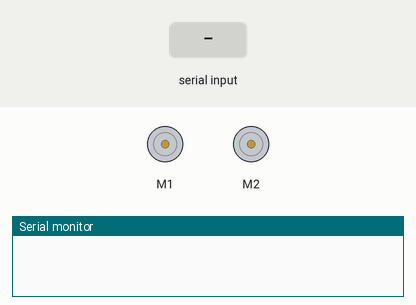
The sketch below on a simulated Arduino Uno, built with avr-gcc and run on an emulated ATmega328P. On the bench: 2 × DC motor (green arrow = forward, orange = backward, longer = faster), the last lines printed to the serial monitor. The test bench sets the inputs (shaded band).

Above: at 1.5 s.
1.6 s: "A" received over Serial
At 2.9 s:
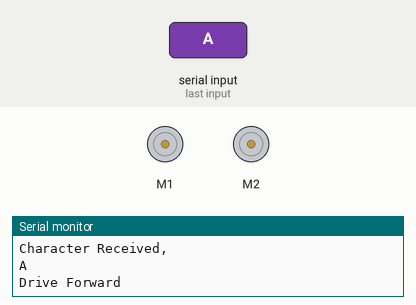
3.2 s: "B" received over the second serial link
At 4.1 s:
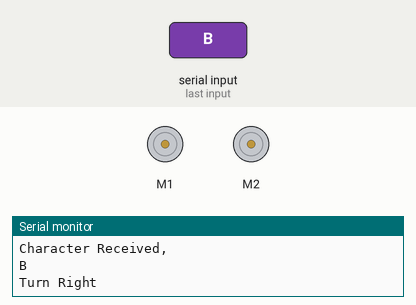
4.8 s: "C" received over Serial
At 5.4 s:
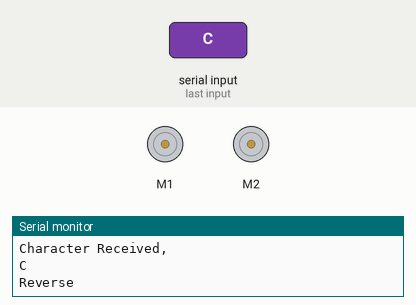
6.4 s: "D" received over the second serial link
At 7.7 s:
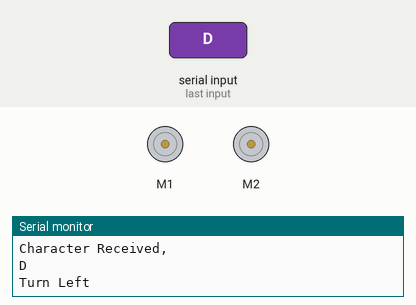
Timing chart, 0 to 9.4 s (numbered marks = the images above; inputs shaded):
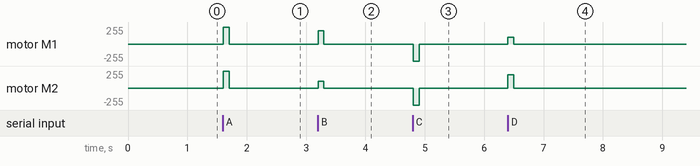

Measured:
- after the input at 1.6 s, motor M1, motor M2: stopped → forward 255/255 at once, → stopped 0.10 s later
- after the input at 3.2 s, motor M1: stopped → forward 199/255 at once, → stopped 0.10 s later; motor M2: stopped → forward 99/255 at once, → stopped 0.10 s later
- after the input at 4.8 s, motor M1, motor M2: stopped → backward 255/255 at once, → stopped 0.10 s later
- after the input at 6.4 s, motor M1: stopped → forward 99/255 at once, → stopped 0.10 s later; motor M2: stopped → forward 199/255 at once, → stopped 0.10 s later

The sketch:

B1_SW-Serial_Wireless_Controlled_RedBot.ino.ino
```cpp
/***********************************************************************
  SW-Serial Wireless Controlled RedBot
  Written by: Ho Yun Bobby Chan
  Date: 1/21/19
  SparkFun Electronics

  The first step to controlling the RedBot remotely is to first drive it
  from the Serial Monitor in a tethered setup. After uploading this sketch,
  keep the RedBot tethered to your computer with the USB cable. Flip the
  switches to the respective sides: MOTOR => RUN and POWER => ON. You
  will also need to have UART flipped to the XBee_SW_Serial side.

  Open up the Serial Monitor to send commands to the RedBot to move. This
  is useful for determining if the motors are wired correctly.

  A = forward
  B = forward turn right
  C = reverse
  D = forward turn left

  If your motors are not moving forward when you send the forward command,
  simply flip the wiring. You can adjust the code but that would require
  adjusting more than one line of code. This does not account for motor
  intensity like the example that is used with the Wireless Joystick Example
  and RedBot Experiment 9.

  If you have not already, follow the RedBot Assembly Guide
  https://learn.sparkfun.com/tutorials/assembly-guide-for-redbot-with-shadow-chassis

  Then insert the second XBee into RedBot mainboard. This assumes that you are
  using the software serial port so you will need to ensure that the switch
  for the XBee is flipped to the XBEE_SW_SERIAL side.

  WARNING: Make sure to flip the switch to the XBEE_SW_SERIAL when
  you are uploading to the RedBot Mainboard. You will have issues uploading
  code and possibly brick your XBee.

  This sketch was written by SparkFun Electronics, with lots of help from
  the Arduino community. This code is completely free for any use.

***********************************************************************/

#include <RedBot.h>  //include RedBot library
RedBotMotors motors; //make instance of RedBot
char data;  // variable for holding incoming data from XBee to Arduino

// We'll use RedBot SoftwareSerial to communicate with the XBee:
// For Atmega328P's
// XBee's DOUT (TX) is connected to pin 14 (Arduino's Software RX)
// XBee's DIN (RX) is connected to pin 15 (Arduino's Software TX)
#include <RedBotSoftwareSerial.h>
RedBotSoftwareSerial RedBotXBee; //make instance of Software Serial, pins defined already in modified Software Serial Library

//LED to check if the LED is initialized.
const int status_LED = 13;

void setup()
{
  // Set up both ports at 9600 baud. This value is most important
  // for the XBee. Make sure the baud rate matches the config
  // setting of your XBee.
  RedBotXBee.begin(9600);// Initialize SW for XBee for receiving serial
  Serial.begin(9600);// Initialize HW for Serial Monitor for DEBUGGING

  //Status LED to see if the EL Sequencer is initializing
  for (int i = 0; i < 3; i++) {
    digitalWrite(status_LED, HIGH);//set Status LED on
    delay(50);
    digitalWrite(status_LED, LOW); //set Status LED off
    delay(50);
  }

}

void loop()
{
  // if there is data coming in from XBee on Software Serial UART or Serial Monitor, do something with it.
  if (RedBotXBee.available() || Serial.available()){
    if (RedBotXBee.available())
    {
      data = RedBotXBee.read();//store received value from XBee into variable
    }
    else if (Serial.available()) {
      data = Serial.read();//store received value from Serial Monitor into variable
    }

    Serial.println("Character Received, ");
    Serial.write(data);//send it out to serial monitor
    Serial.println();

    if (data == 'A') {
      Serial.println("Drive Forward");
      digitalWrite(status_LED, HIGH); //turn ON Status LED

      motors.drive(255); //forward
    }
    else if (data == 'B') {
      Serial.println("Turn Right");
      digitalWrite(status_LED, HIGH); //turn ON Status LED

      motors.leftMotor(-200); // Turn on left motor power (motorPower = )
      motors.rightMotor(100); // Turn on right motor power (motorPower = )
    }
    else if (data == 'C') {
      Serial.println("Reverse");
      digitalWrite(status_LED, HIGH); //turn ON Status LED

      motors.drive(-255); //reverse
    }
    else if (data == 'D') {
      Serial.println("Turn Left");
      digitalWrite(status_LED, HIGH); //turn ON Status LED

      motors.leftMotor(-100); // Turn on left motor power (motorPower = )
      motors.rightMotor(200); // Turn on right motor power (motorPower = )
    }
    else {
      //nothing was received, do nothing
    }

    delay(100); // short pause so we are not constantly receiving characters
    motors.stop();//turn off motors
    digitalWrite(status_LED, LOW); //turn LOW Status LED
  }
}
```
